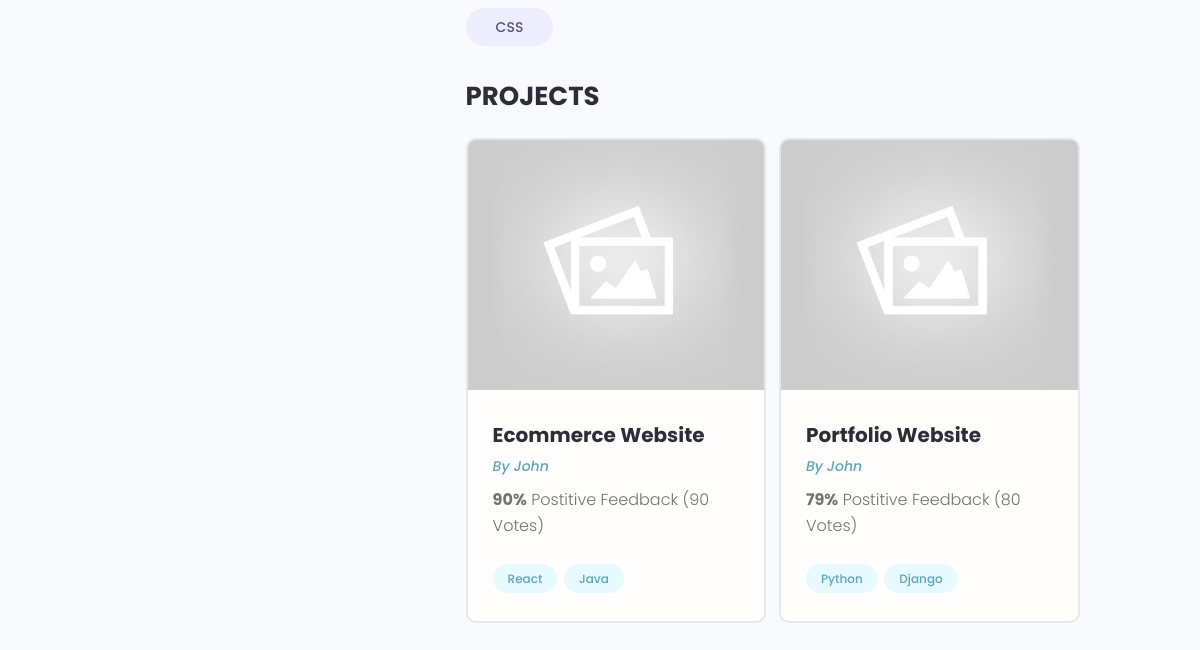
The app's page /profile/33df256f-3999-4722-9b54-4dbbeb4df0b4/ (lower part), older data.
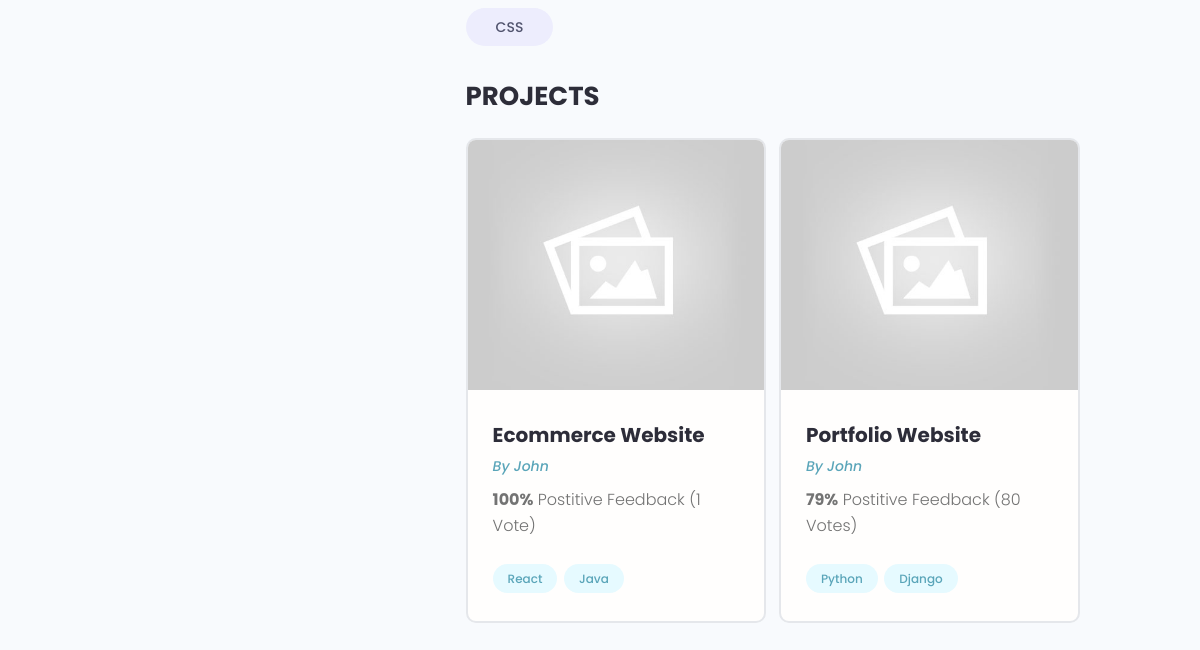
The same page, newer data.
### projects/models.py (models this page shows, shortened)
class Project(models.Model):
    owner = models.ForeignKey(Profile, null=True, blank=True, on_delete=models.SET_NULL)
    title = models.CharField(max_length=200)
    description = models.TextField(null=True, blank=True)
    featured_image = models.ImageField(null=True, blank=True, default="default.jpg")
    demo_link = models.CharField(max_length=2000, null=True, blank=True)
    source_link = models.CharField(max_length=2000, null=True, blank=True)
    tags = models.ManyToManyField('Tag', blank=True)  # '' on class because it comes later after Project class.
    vote_total = models.IntegerField(default=0, null=True, blank=True)
    vote_ratio = models.IntegerField(default=0, null=True, blank=True)
    created = models.DateTimeField(auto_now_add=True)
    id = models.UUIDField(default=uuid.uuid4, unique=True, primary_key=True, editable=False)
    class Meta:
        ordering = ['-vote_ratio','-vote_total','title']

### users/models.py (models this page shows, shortened)
class Profile(models.Model):
    user = models.OneToOneField(User, on_delete=models.CASCADE, null=True, blank=True)
    name = models.CharField(max_length=200, blank=True, null=True)
    email = models.EmailField(max_length=500, null=True, blank=True)
    username = models.CharField(max_length=200, blank=True, null=True)
    location = models.CharField(max_length=200, blank=True, null=True)
    short_intro = models.CharField(max_length=200, blank=True, null=True)
    bio = models.TextField(blank=True, null=True)
    profile_image = models.ImageField(null=True, blank=True, upload_to='profiles/', default="profiles/user-default.png")
    social_github = models.CharField(max_length=200, blank=True, null=True)
    social_twitter = models.CharField(max_length=200, blank=True, null=True)
    social_linkedin = models.CharField(max_length=200, blank=True, null=True)
    social_youtube = models.CharField(max_length=200, blank=True, null=True)
    social_website = models.CharField(max_length=200, blank=True, null=True)
    created = models.DateTimeField(auto_now_add=True)
    id = models.UUIDField(default=uuid.uuid4, unique=True, primary_key=True, editable=False)

### users/views.py (the view)
# urls.py: path('profile/<str:pk>/',views.userProfile,name="user-profile"),
def userProfile(request, pk):
    profile = Profile.objects.get(id=pk)
    topSkills = profile.skill_set.exclude(description__exact="")
    otherSkills = profile.skill_set.filter(description="")
    context = {'profile': profile, 'topSkills': topSkills, 'otherSkills': otherSkills}
    return render(request, 'users/user-profile.html', context)

### projects/models.py (called while the page is built)
    def __str__(self):
        return self.name

### users/models.py (called while the page is built)
    def __str__(self):
        return str(self.name)

### users/templates/users/user-profile.html (shortened to what this page needs)
{% extends 'main.html' %}
{% block content %}
  <main class="profile my-md">
    <div class="container">
      <div class="layout">
        <div class="column column--1of3">
        </div>
        <div class="column column--2of3">
          <div class="devInfo">
            <div class="devInfo__skills">
              <div class="devInfo__otherSkills">
                {% for skill in otherSkills %}
                  <span class="tag tag--pill tag--sub tag--lg">
                  <small>{{ skill }}</small>
                </span>
                  {% endfor %}
              </div>
            </div>
          </div>
          <div class="devInfo">
            <h3 class="devInfo__title">Projects</h3>
            <div class="grid grid--two">
                {% for project in profile.project_set.all %}
              <div class="column">
                <div class="card project">
                  <a href="{% url 'project' project.id %}" class="project">
                    <img class="project__thumbnail" src="{{ project.featured_image.url}}" alt="project thumbnail" />
                    <div class="card__body">
                      <h3 class="project__title">{{ project.title}}</h3>
                      <p><a class="project__author" href="{% url 'user-profile' project.owner.id %}">By {{ project.owner.name}}</a></p>
                      <p class="project--rating">
                        <span style="font-weight: bold;">{{ project.vote_ratio }}%</span> Postitive
                        Feedback ({{ project.vote_total }} Vote{{ project.vote_total|pluralize:"s" }})
                      </p>
                      <div class="project__tags">
                          {% for tag in project.tags.all %}
                        <span class="tag tag--pill tag--main">
                          <small>{{ tag }}</small>
                        </span>
                              {% endfor %}
                      </div>
                    </div>
                  </a>
                </div>
              </div>
                {% endfor %}
            </div>
          </div>
        </div>
      </div>
    </div>
  </main>
{% endblock %}

Row changes from the older to the newer data that the page shows:
changed Project "Ecommerce Website": vote_ratio "90" → "100"; vote_total "90" → "1"
